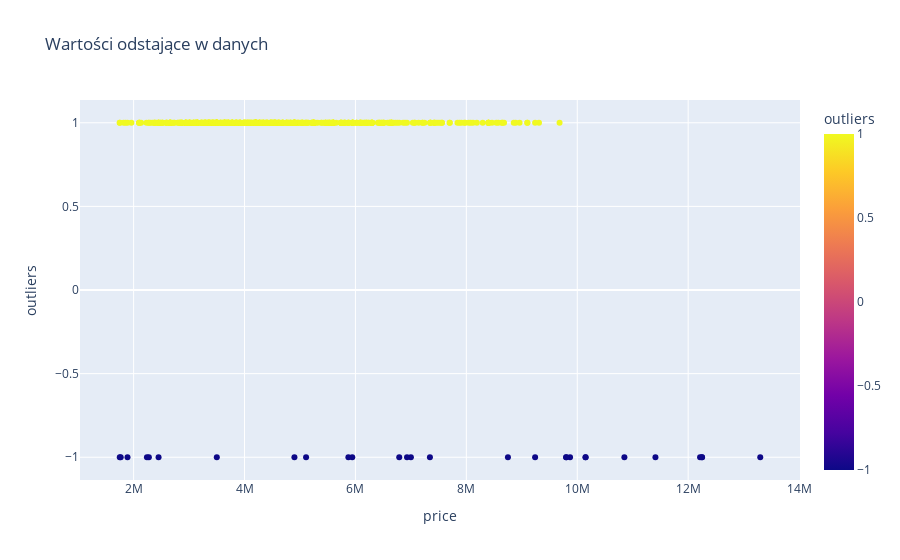

Write notebook code for a chart like this one.
### Code cell
import plotly.express as px

fig = px.scatter(df, y='outliers', x='price', color='outliers', title='Wartości odstające w danych')
fig.show()

### Figure 1 — Plotly figure (JSON) as saved in the notebook; plotly's stock layout.template omitted (floating-point values rounded to 4 significant figures; data arrays with more than 128 entries replaced by an {"elided": "..."} marker saying what was removed)
{"data": [{"hovertemplate": "price=%{x}<br>outliers=%{marker.color}<extra></extra>", "legendgroup": "", "marker": {"color": {"elided": "545 int values"}, "coloraxis": "coloraxis", "symbol": "circle"}, "mode": "markers", "name": "", "orientation": "v", "showlegend": false, "type": "scatter", "x": {"elided": "545 int values"}, "xaxis": "x", "y": {"elided": "545 int values"}, "yaxis": "y"}], "layout": {"coloraxis": {"colorbar": {"title": {"text": "outliers"}}, "colorscale": [[0, "#0d0887"], [0.1111, "#46039f"], [0.2222, "#7201a8"], [0.3333, "#9c179e"], [0.4444, "#bd3786"], [0.5556, "#d8576b"], [0.6667, "#ed7953"], [0.7778, "#fb9f3a"], [0.8889, "#fdca26"], [1, "#f0f921"]]}, "legend": {"tracegroupgap": 0}, "title": {"text": "Wartości odstające w danych"}, "xaxis": {"anchor": "y", "domain": [0, 1], "title": {"text": "price"}}, "yaxis": {"anchor": "x", "domain": [0, 1], "title": {"text": "outliers"}}}}
